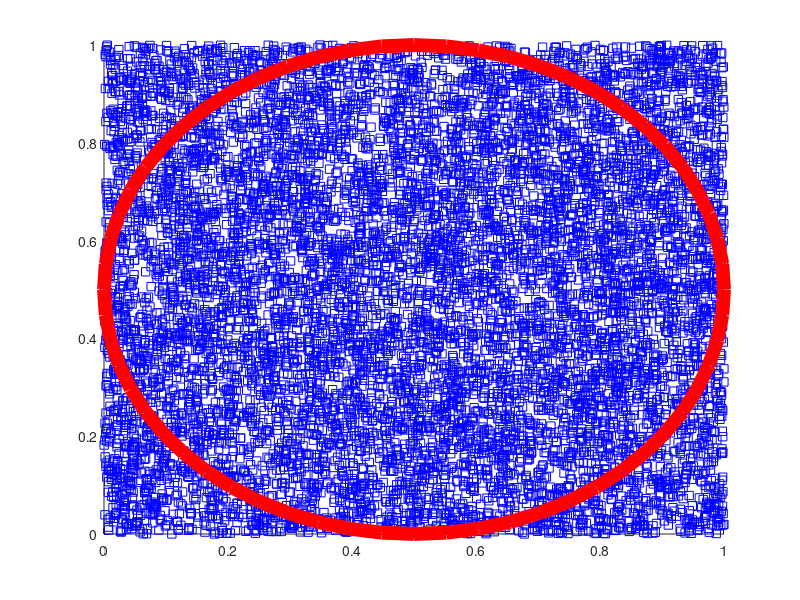

This figure's MATLAB source:
clear all
hold on

n = 10000;
m = 0;

rand('twister' ,0);
for i = 1:n
	x(i) = rand();
	y(i) = rand();

	if x(i)^2 + y(i)^2 <= 1
		m = m + 1;
	end
end

p = plot(x, y, 'bs');
rectangle('Curvature', [1, 1], 'EdgeColor', 'r', 'LineWidth', 10);

saveas(p, 'hoge.jpg', 'jpg');

fprintf(1, 'Hello Matlab\n');

quit
%$ 4*m/n
